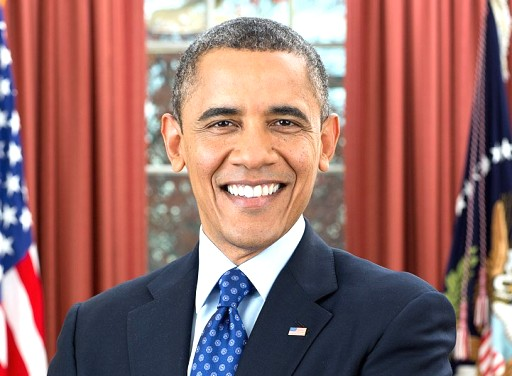
#> input picture tests/golden/inputs/brighter_exposure.jpg, 512 x 376 px; its folder holds only this picture in this run
$ python -i golden_identity.py   (imports and definitions only)
#> lines starting #> are read from the running program, lines starting #| are printed output that depends on the picture
#> further down, picture is the input picture: shape (376, 512, 3); mean B, G, R 104.2, 107.3, 151.2
"""Per-face identity scorecard for the golden QA harness.

Used by scripts/qa/golden_qa.py (one row per case, recipe and face) and
tests/test_golden_identity.py. It answers "does the person still look like
themselves?" with four measures; everything is relative to each face:

- geometry drift: MediaPipe landmarks re-detected on the output, feature
  distances (eye spacing, nose width, jaw, lip shape, ...) divided by the
  face's own landmark spread and compared with the input. The tolerance per
  feature is the face's own landmark jitter (the same input re-detected
  after a 2 px shift and a JPEG round trip) times ``GEOMETRY_JITTER_K``,
  floored at ``GEOMETRY_FLOOR`` of the feature's length.
- skin lightness shift: face-skin median L* of output vs input, converted
  to relative luminance and reported in stops (a ratio, so the same edit
  reads the same on darker and lighter skin), next to
  ``qa_detectors.detect_color_drift``'s ΔE and chroma-floored hue shift.
- mark survival: moles and freckles planted on the input in linear light
  (a transmittance, so they read the same on every skin tone) and measured
  on the render as their low-pass Lab residual against the unplanted
  render, as a share of the residual they had in the input.
- AA6: ``qa_detectors.perceived_retouching_vector`` (face SSIM contrast-
  structure term and signed high-pass change D) on this face's skin, plus
  the leak checks and the count of skipped faces from golden_qa.py.

No new model: the landmarks come from the engine's own FaceDetector.
"""

from __future__ import annotations

from dataclasses import dataclass
from typing import Dict, List, Optional, Sequence, Tuple

import cv2
import numpy as np

#: (landmark a, landmark b) per feature distance, MediaPipe FaceMesh indices.
FEATURES: Dict[str, Tuple[int, int]] = {
    "eye_spacing": (33, 263),
    "inner_eye_spacing": (133, 362),
    "left_eye_width": (33, 133),
    "right_eye_width": (362, 263),
    "nose_width": (129, 358),
    "nose_length": (168, 2),
    "mouth_width": (61, 291),
    "upper_lip": (0, 13),
    "lower_lip": (14, 17),
    "jaw_width": (172, 397),
    "cheek_width": (234, 454),
    "chin_height": (17, 152),
    "face_height": (10, 152),
}
#: Tolerance per feature = max(floor, K x the face's own landmark jitter).
#: Drift is the change of a feature distance in units of the face's landmark
#: spread (RMS distance of the 468 mesh points from their centroid), so a
#: short feature (lip height) is not judged by its own tiny length.
GEOMETRY_JITTER_K = 3.0
GEOMETRY_FLOOR = 0.04
#: Faces narrower than this many inter-eye distances' worth of pixels give
#: landmarks too coarse to compare (size gate, not a tone gate).
GEOMETRY_MIN_IED_PX = 30.0
#: |lightness shift| above this many stops counts as lightened / darkened.
LIGHTNESS_MAX_STOPS = 0.15
#: A planted mark is "kept" while it keeps at least this share of its residual.
MARK_KEPT_MIN = 0.5

# Planted marks: BGR transmittance at the centre (linear light) and radius
# as a share of face width. Moles are sharp-edged and dark brown; freckles
# soft and light brown.
MOLE_TRANS = np.array([0.30, 0.32, 0.40])
FRECKLE_TRANS = np.array([0.70, 0.74, 0.86])
MOLE_R_FW = 0.016
FRECKLE_R_FW = 0.010
MARKS_PER_KIND = 4


# ---------------------------------------------------------------- helpers

def _srgb_to_lin(x):
    x = np.asarray(x, np.float64) / 255.0
    return np.where(x <= 0.04045, x / 12.92, ((x + 0.055) / 1.055) ** 2.4)


def _lin_to_srgb(y):
    y = np.clip(y, 0.0, 1.0)
    return 255.0 * np.where(y <= 0.0031308, y * 12.92, 1.055 * y ** (1 / 2.4) - 0.055)


def _lab(img_u8: np.ndarray) -> np.ndarray:
    rgb = cv2.cvtColor(np.asarray(img_u8, np.uint8), cv2.COLOR_BGR2RGB).astype(np.float32) / 255.0
    return cv2.cvtColor(rgb, cv2.COLOR_RGB2Lab)


# [59 lines left out: functions _l_to_y, face_region, face_skin, landmarks_px, feature_ratios, match_face, not called in this run]


def perturbations(img: np.ndarray) -> List[np.ndarray]:
    """The same photo with no geometric change: shifted 2 px + JPEG q92, a
    slight blur and a slight sharpen (the photometric kinds of change a
    retouch makes). Re-detecting on them measures the face's landmark jitter."""
    img = np.asarray(img, np.uint8)
    h, w = img.shape[:2]
#> h = 376; w = 512
    m = np.float32([[1, 0, 2], [0, 1, 2]])
    moved = cv2.warpAffine(img, m, (w, h), borderMode=cv2.BORDER_REPLICATE)
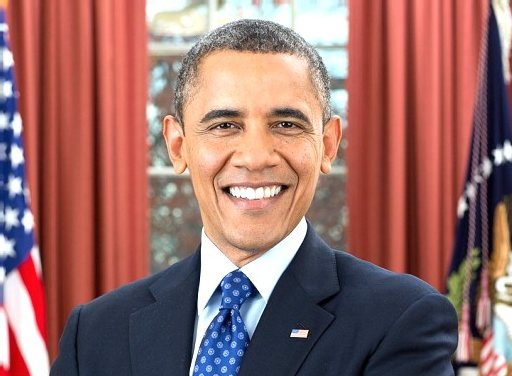
#> moved: shape (376, 512, 3); mean B, G, R 104.8, 107.8, 151.9
    ok, buf = cv2.imencode(".jpg", moved, [cv2.IMWRITE_JPEG_QUALITY, 92])
    blur = cv2.GaussianBlur(img, (0, 0), 0.8)
    sharp = cv2.addWeighted(img, 1.6, blur, -0.6, 0)
    return [cv2.imdecode(buf, cv2.IMREAD_COLOR), blur, sharp]


@dataclass
class GeometryBaseline:
    """Input landmark ratios and per-feature tolerance for one face."""
    ratios: Dict[str, float]
    tolerance: Dict[str, float]


# [52 lines left out: functions geometry_baseline, geometry_drift, lightness_shift, not called in this run]


# ---------------------------------------------------------------- marks

@dataclass
class Mark:
    kind: str  # "mole" | "freckle"
    x: int
    y: int
    r: float


# [106 lines left out: functions plant_mark, pick_mark_sites, plan_marks, plant_all, mark_residual, mark_survival and 1 more, not called in this run]


# ---------------------------------------------------------------- one call

IDENTITY_FLAGS = ("geo_flag", "l_flag", "mark_flag")


# [17 lines left out: function face_scorecard, not called in this run]

>>> import cv2
>>> picture = cv2.imread('golden/inputs/brighter_exposure.jpg')
>>> result = perturbations(picture)
#> result = 3 items
